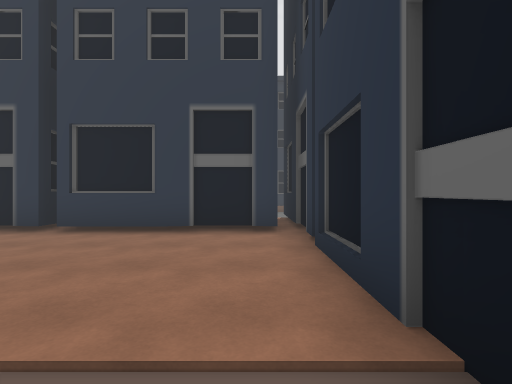
View 1 (above)

18 first-person views from a walk through a 3-D level made in the Unity game engine. The camera is 1.4 m above the floor, looks level and sees 85° across. The floor is counted in squares, 2 m on a side. Each view is taken from the middle of a square. On the plan, view 1 faces up. The plan holds only what a view shows up to about 9 squares ahead; the rest is blank. The place goes on beyond the plan. The player character is not drawn. Some animated figures are not drawn. Some surface patterns are stand-ins.

View 2
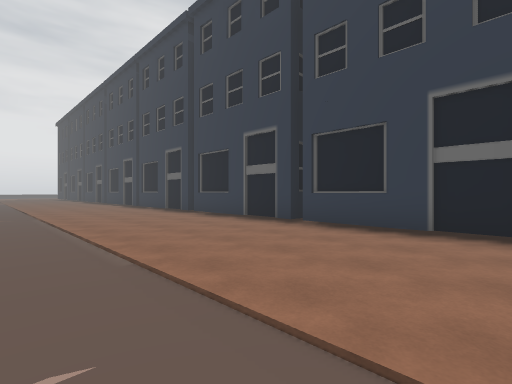

View 3
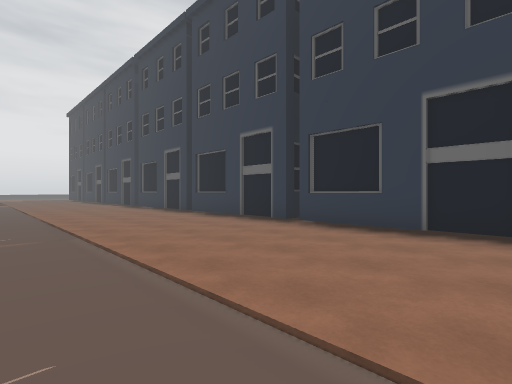

View 4
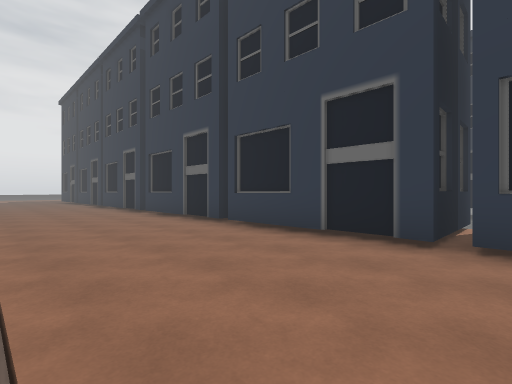

View 5
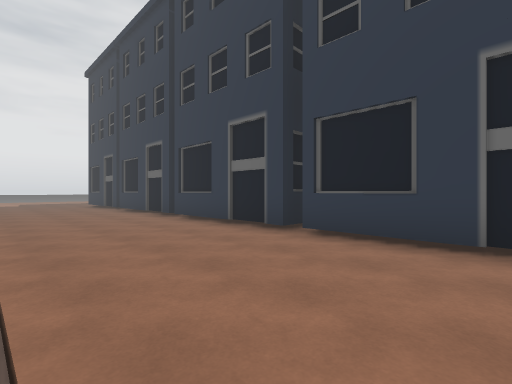

View 6
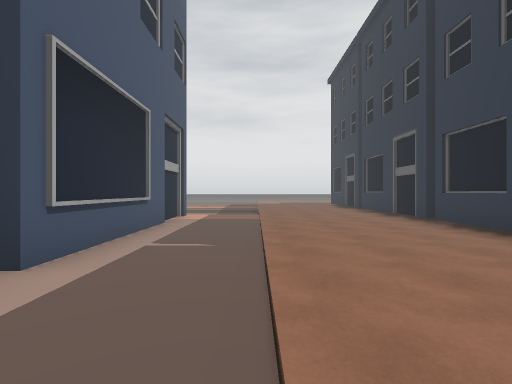

View 7
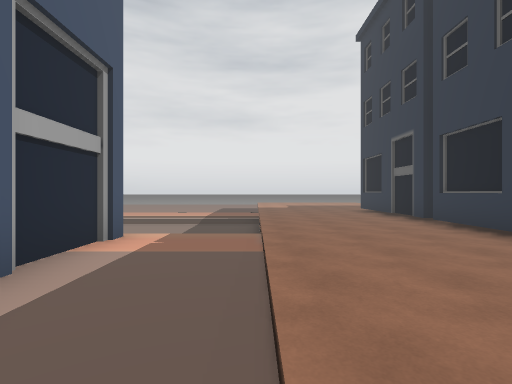

View 8
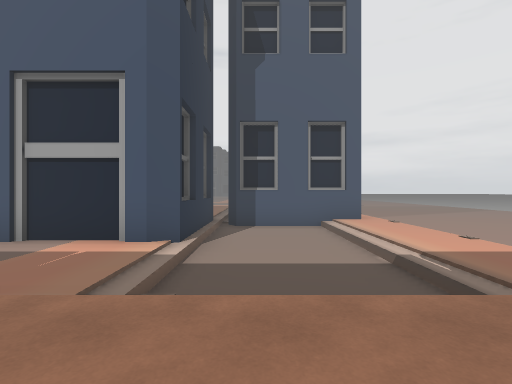

View 9
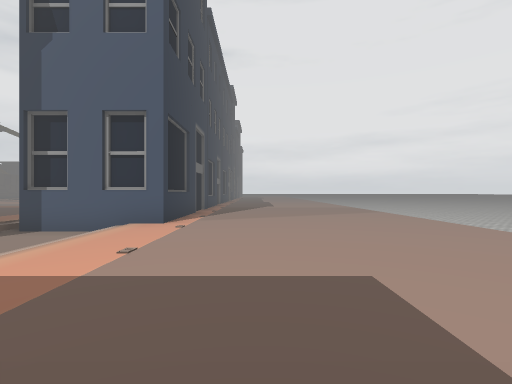

View 10
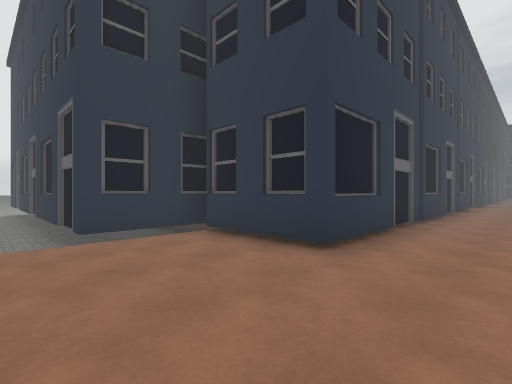

View 11
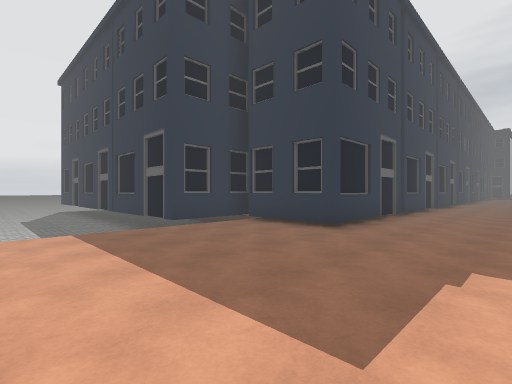

View 12
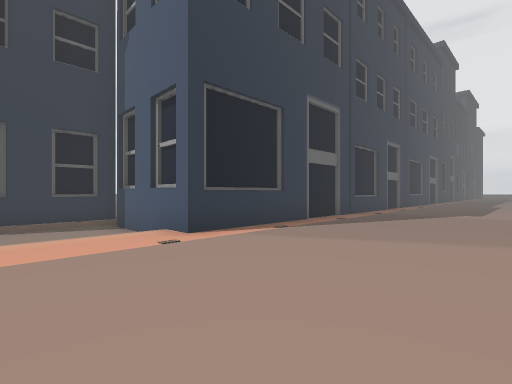

View 13
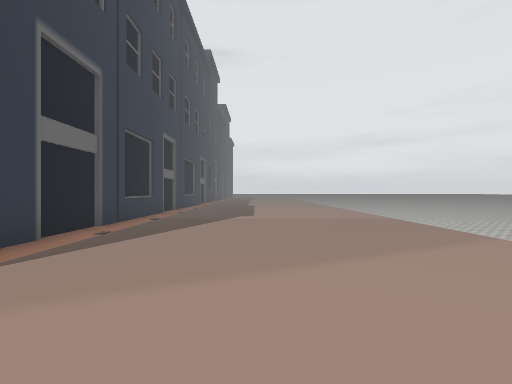

View 14
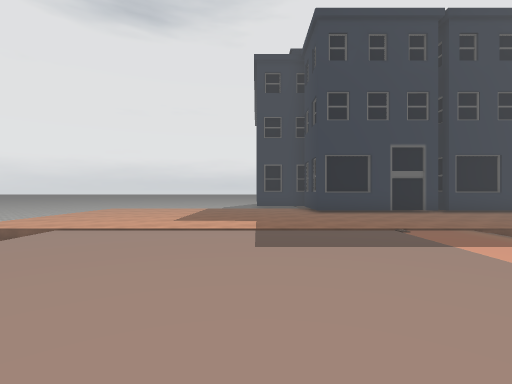

View 15
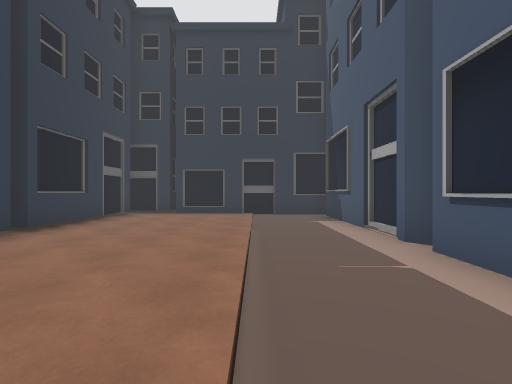

View 16
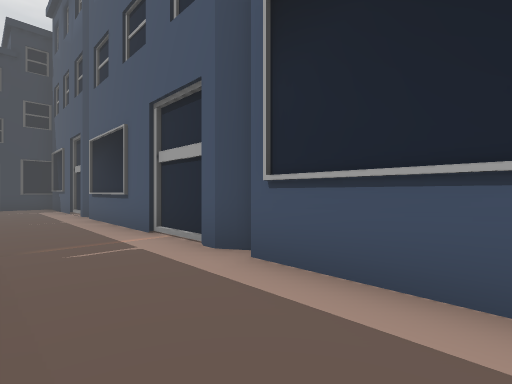

View 17
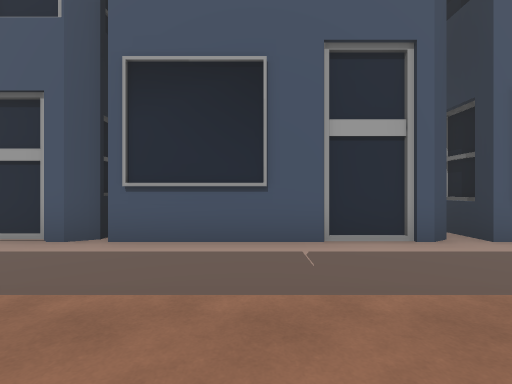

View 18
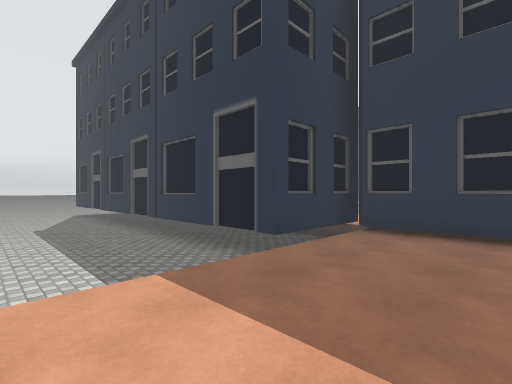

### Floor plan
Key: @ floor where view 1 was taken; # wall or solid block; . main floor; - floor 0.25 m lower than the main floor; _ floor 0.5 m lower than the main floor; / step, stairs or slope; = window, fence, low wall or low ledge; ^ raised ledge.
Columns run from 33 left of view 1 to 1 right of it. Each row starts with its distance up from view 1.
 14 ___=
 13 ___#
 12 ___#
 11 ___#
 10 ___=
  9 ___#
  8 ___#^#.
  7 .....##                  #        #
  6 .....##          #       #        #
  5 .....########.#####################
  4 ..................................#
  3 ..................................#
  2 ..................................#
  1 .......////.......................#
  0 ........--/......................@#
 -1 ........--//.####.######.#####.####
 -2 ........--/###  ###   ####   ###
 -3 ........--/#
 -4 ........--/#
 -5 .......###/
 -6 .......#
 -7 .......#
 -8 .......#
 -9 .......#
-10 .......#
-11 .......#

Where each view was taken, in squares from view 1:
view 1: 0 up, 0 right, facing up
view 2: 0 up, 0 right, facing up-left
view 3: 0 up, 4 left, facing up-left
view 4: 1 up, 7 left, facing up-left
view 5: 1 up, 13 left, facing up-left
view 6: 1 up, 14 left, facing left
view 7: 1 up, 18 left, facing left
view 8: 3 up, 24 left, facing down
view 9: 2 up, 29 left, facing down
view 10: 3 up, 31 left, facing up-right
view 11: 2 up, 33 left, facing up-right
view 12: 2 down, 31 left, facing down-right
view 13: 4 down, 30 left, facing down
view 14: 4 down, 30 left, facing up
view 15: 1 up, 8 left, facing right
view 16: 1 up, 13 left, facing down-right
view 17: 3 up, 13 left, facing down
view 18: 5 up, 33 left, facing up-right
